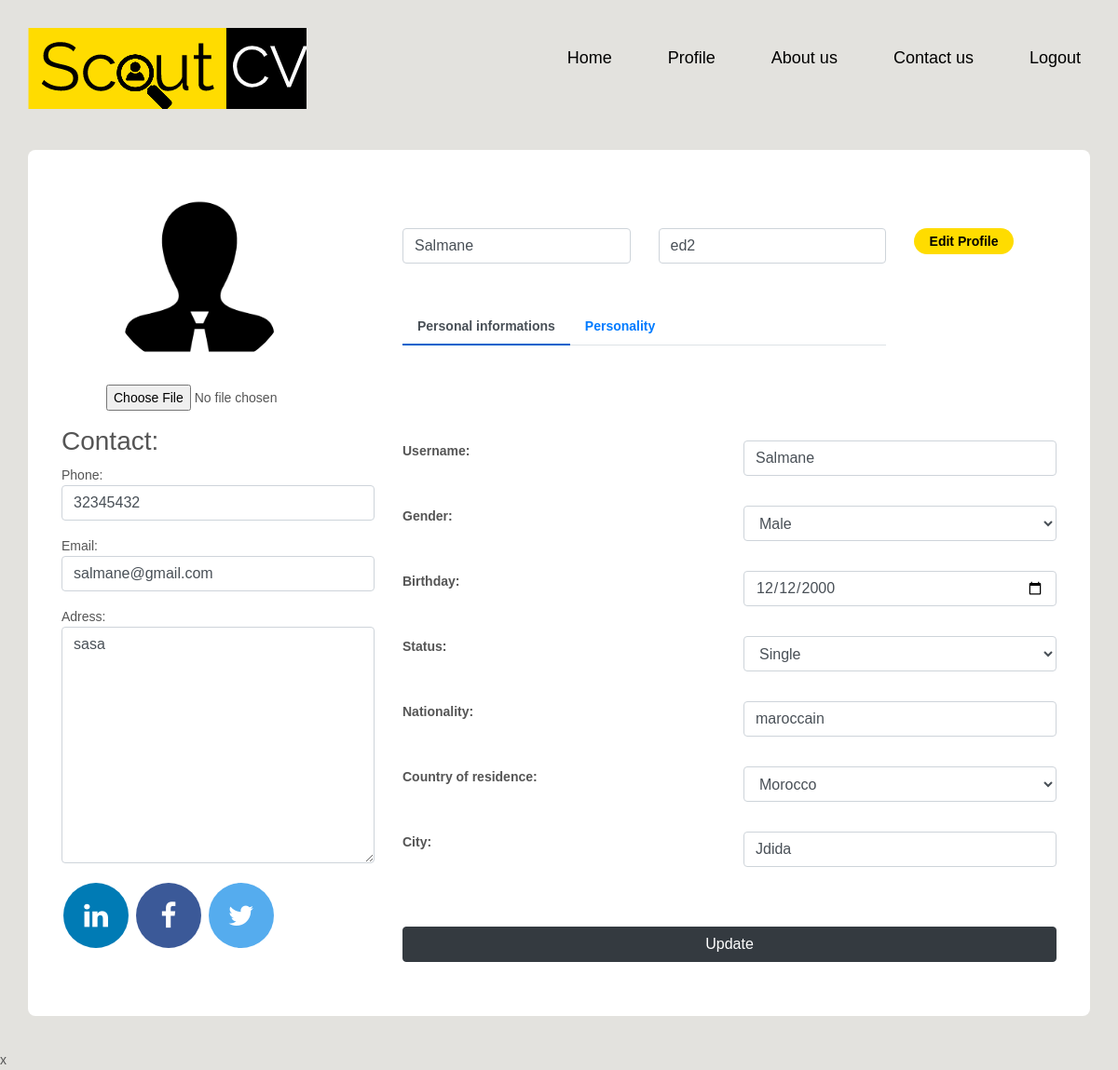
Before: /Updateprofil/ (signed in) with the older database file.
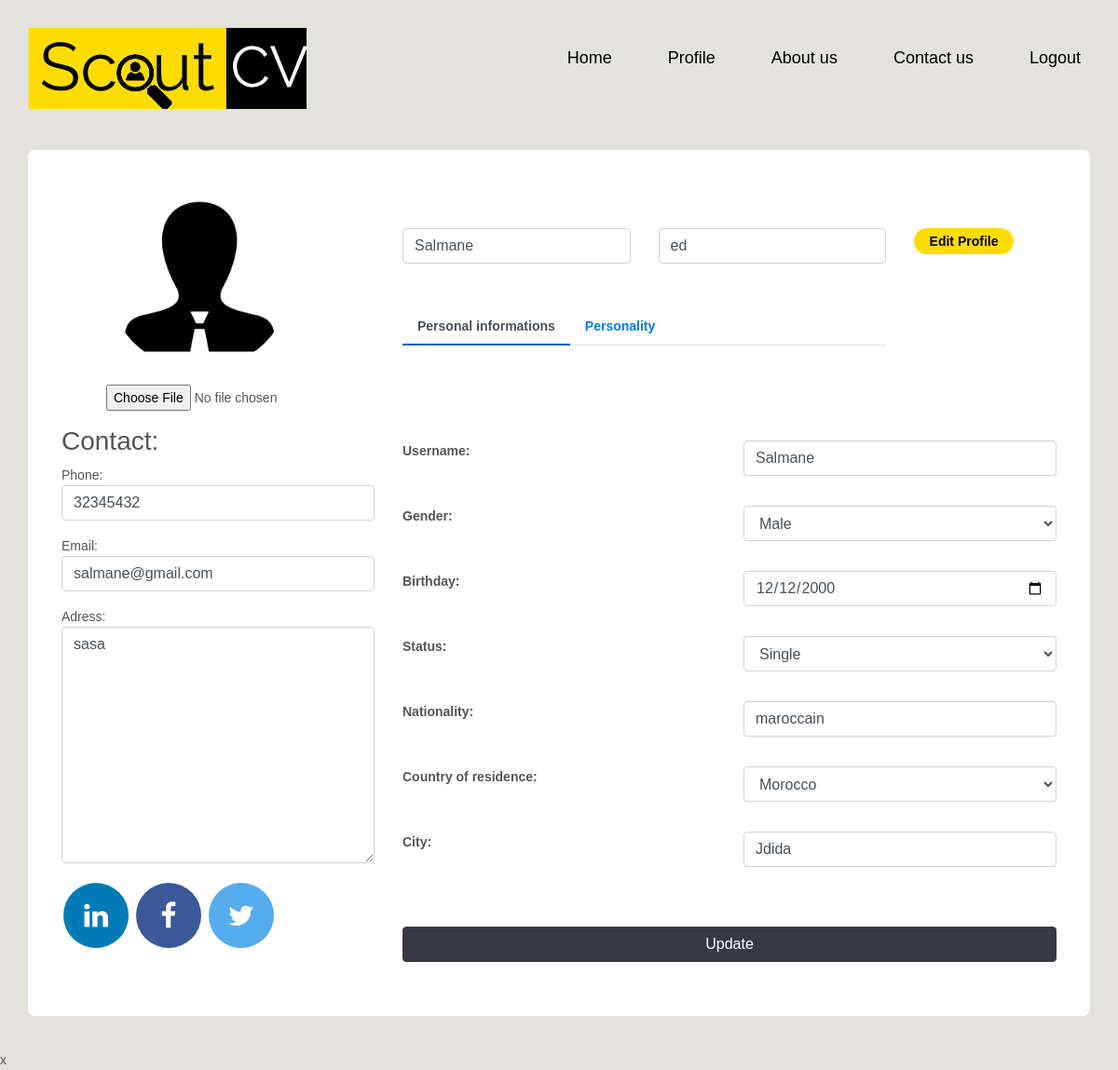
After: the same page with the newer database file.
### Candidat/models.py (models this page shows, shortened)
class Profil(models.Model):
    SEX = (
        ('', '(Gender)'),
        ('Homme','Male'),
        ('Femme','Female'),
    )
    STATUS = (
        ('', '(Status)'),
        ('Single','Single'),
        ('Married','Married'),
        ('Widowed','Widowed'),
        ('Divorced','Divorced'),
    )
    user = models.OneToOneField(User, null =True,on_delete=models.CASCADE)
    profil_pic = models.ImageField(null=True, blank=True)
    nom = models.CharField(max_length=20 ,null=True)
    prenom = models.CharField(max_length=20 ,null=True)
    date_n = models.DateField(null=True)
    sex = models.CharField(max_length=6,choices=SEX ,null=True)
    status = models.CharField(max_length=12,choices=STATUS ,null=True)
    nationalite = models.CharField(max_length=20 ,null=True)
    pays = CountryField(blank_label='(Country)' ,null=True)
    ville = models.CharField(max_length=20 ,null=True)
    telephone = models.CharField(max_length=20 ,null=True)
    adresse = models.TextField(null=True,blank=True)
    linkdin = models.URLField(max_length=200,null=True,blank=True)

### Candidat/decorators.py (the view)
        def wrapper_func(request, *args, **kwargs):
            group = None
            if request.user.groups.exists():
                group = request.user.groups.all()[0].name
            if group in allowed_roles:
                return view_func(request,*args, **kwargs)
            else:
                return redirect('profilEntr')

### Candidat/forms.py
class EmailUsenameUpdateForm(forms.ModelForm):
    class Meta:
        model = User
        fields = ['username','email']
        widgets = {
            'username' : forms.TextInput(attrs={'class':'form-control', 'placeholder':'Username'}),
            'email' : forms.EmailInput(attrs={'class':'form-control', 'placeholder':'Email'}),
        }

### Candidat/views.py (called while the page is built)
@login_required(login_url='login')
@allowed_users(allowed_roles=['Candidat'])
def updateProfil(request):
    profil = request.user.profil
    user = request.user
    formUser = EmailUsenameUpdateForm(instance=user)
    form = CreateProfil(instance=profil)
    if request.method == 'POST':
        formUser = EmailUsenameUpdateForm(request.POST,instance=user)
        form = CreateProfil(request.POST, request.FILES, instance=profil)
        if form.is_valid() and formUser.is_valid():
            formUser.save()
            form.save()
    context={
        'form':form,
        'formUser' :formUser
    }
    return render(request,'candidat/update-profil-personel.html',context)

### templates/candidat/update-profil-personel.html (shortened to what the changed rows need)
{% extends "base.html" %}
{% load static %}
{% block style %}
<link rel="stylesheet" href="{% static 'css/update-profil-personel.css' %}">
{% endblock style %}
{% block content %}
<div class="container emp-profile">
    <form method="POST" action="" enctype="multipart/form-data">
        <div class="row mb-3">
            <div class="col-md-4">
                <div class="profile-img">
                    <div class="row ml-5 mt-3">
                        {{ form.profil_pic }}
                    </div>
                </div>
            </div>
            <div class="col-md-6 mt-5">
                <div class="profile-head">
                    <h5>
                        <div class="row">
                            <div class="col">
                                {{ form.nom }}
                            </div>
                            <div class="col">
                                {{ form.prenom }}
                            </div>
                        </div>
                    </h5>
                </div>
            </div>
        </div>
        <div class="row">
            <div class="col-md-4 ">
                <p>Phone: {{ form.telephone }}</p>
                <p>Adress: {{ form.adresse }}</p>
            </div>
            <div class="col-md-8">
                <div class="tab-content profile-tab" id="myTabContent">
                    <div class="tab-pane fade show active" id="home" role="tabpanel" aria-labelledby="home-tab">
                        <div class="row mt-3">
                            <div class="col-md-6">
                                <p>{{ form.sex }}</p>
                            </div>
                        </div>
                        <div class="row mt-3">
                            <div class="col-md-6">
                                <p>{{ form.date_n }}</p>
                            </div>
                        </div>
                        <div class="row mt-3">
                            <div class="col-md-6">
                                <p>{{ form.status }}</p>
                            </div>
                        </div>
                        <div class="row mt-3">
                            <div class="col-md-6">
                                <p>{{ form.nationalite }}</p>
                            </div>
                        </div>
                        <div class="row mt-3">
                            <div class="col-md-6">
                                <p>{{ form.pays }}</p>
                            </div>
                        </div>
                        <div class="row mt-3">
                            <div class="col-md-6">
                                <p>{{ form.ville }}</p>
                            </div>
                        </div>
                    </div>
                </div>
            </div>
        </div>
    </form>
    <br>
</div>
{% endblock content %}

Changed rows visible on the page:
changed Profil "Salmane": prenom "ed2" → "ed"
